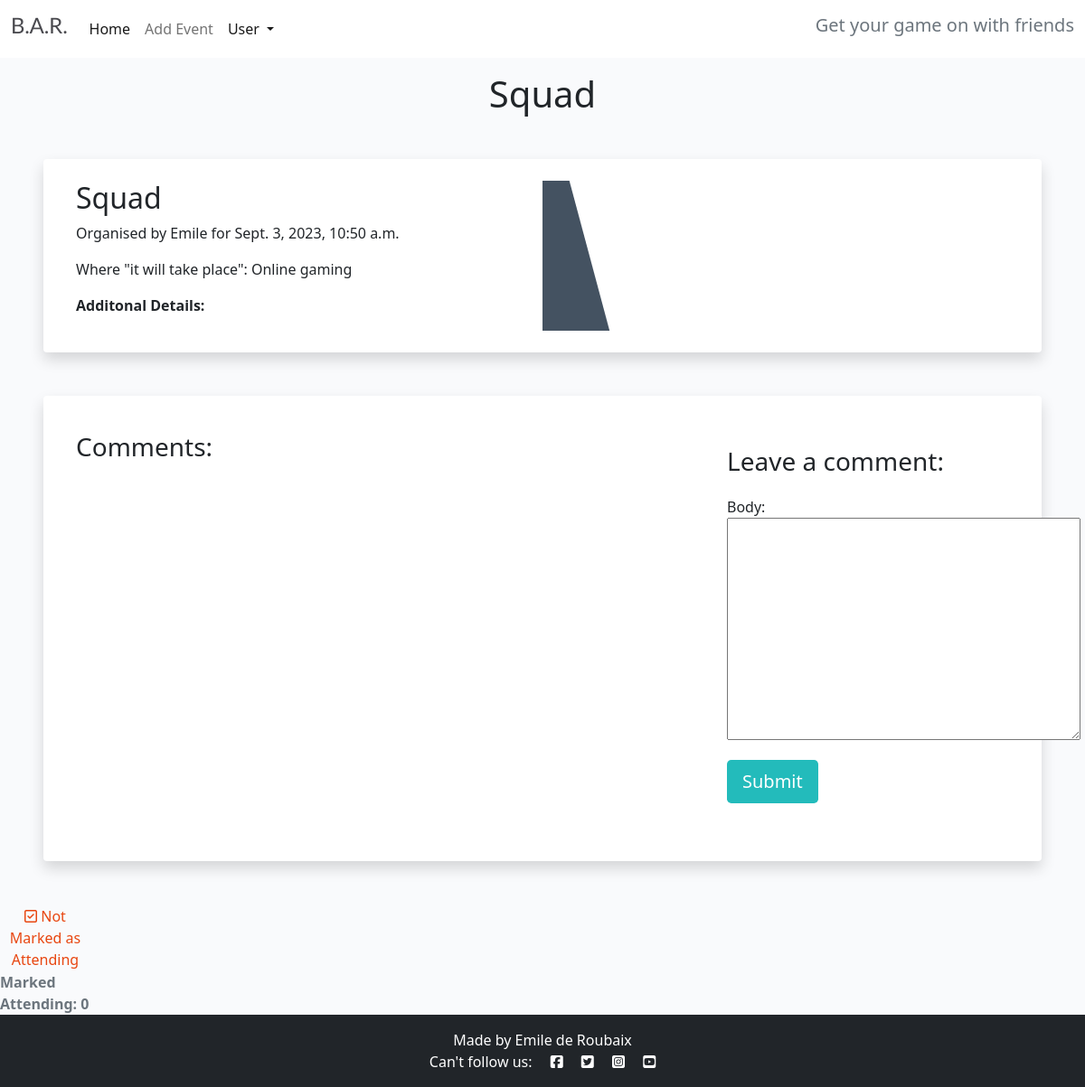
/booking-details/5 (signed in), run on an earlier commit of the app's database.
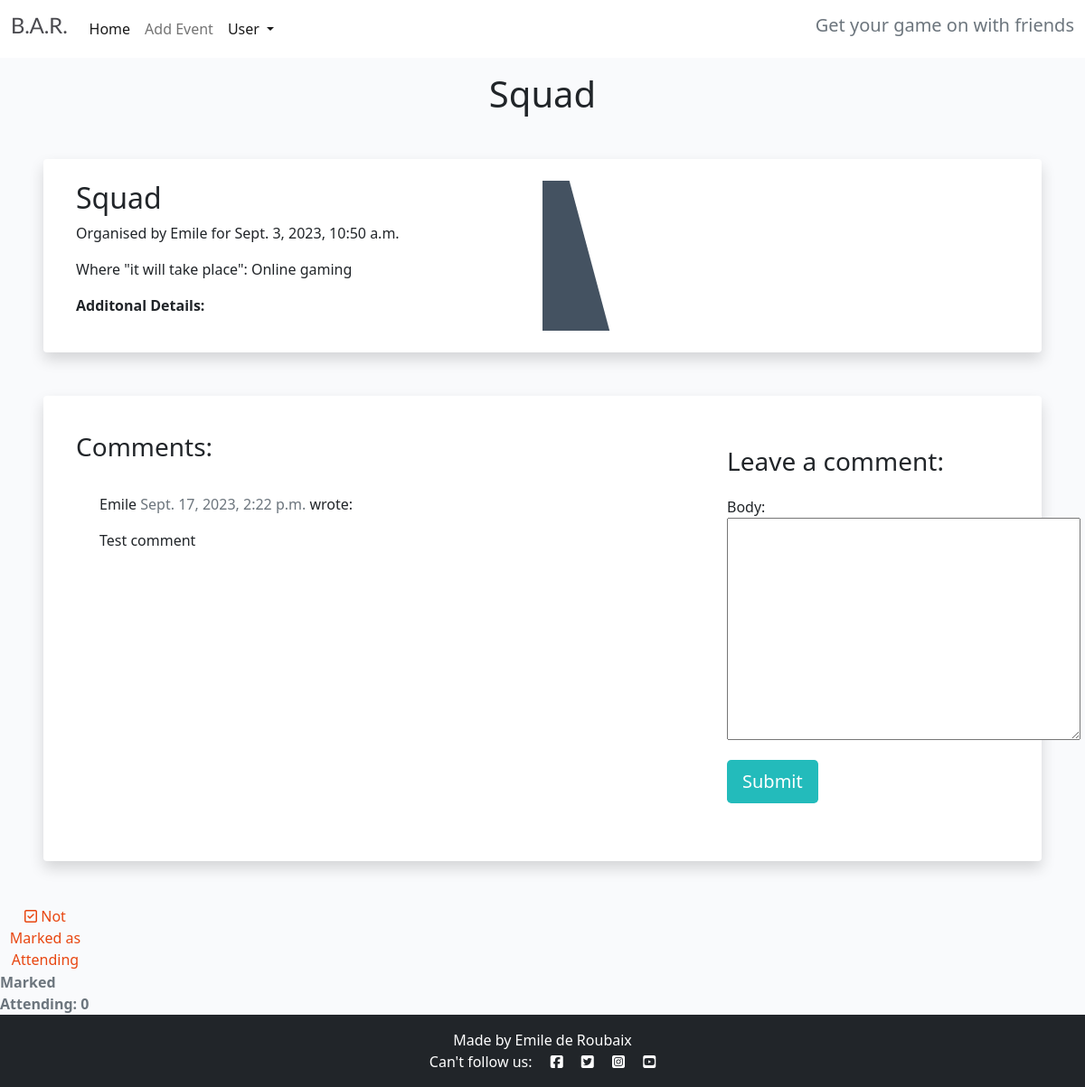
And on a later commit of the database.
### game_dates/models.py (models this page shows, shortened)
class Comment(models.Model):
    post = models.ForeignKey(Appointment, on_delete=models.CASCADE,
                             related_name="comments")
    name = models.CharField(max_length=80)
    email = models.EmailField(blank=True)
    body = models.TextField()
    created_on = models.DateTimeField(auto_now_add=True)
    approved = models.BooleanField(default=True)
    class Meta:
        ordering = ["created_on"]

### game_dates/views.py (the view)
# urls.py: path('booking-details/<booking_id>', views.bookingDetails, name='bookingDetails'),
def bookingDetails(request, booking_id):
    booking = Appointment.objects.get(pk=booking_id)
    comments = booking.comments.filter(approved=True).order_by('created_on')
    attending = booking.number_of_attendees()
    new_comment = None
    if request.method == 'POST':
        comment_form = CommentForm(data=request.POST)
        if comment_form.is_valid():
            new_comment = comment_form.save(commit=False)
            new_comment.name = request.user
            new_comment.post = Appointment.objects.get(id=booking_id)
            new_comment.save()
    else:
        comment_form = CommentForm()
    return render(request, 'bookingDetails.html', {
        'booking': booking,
        'comments': comments,
        'comment_form': comment_form,
        'attending': attending
        })

### game_dates/forms.py
class CommentForm(forms.ModelForm):
    class Meta:
        model = Comment
        fields = ('body',)

### game_dates/models.py (called while the page is built)
    def number_of_attendees(self):
        return self.attending.count()

### game_dates/templates/bookingDetails.html (shortened to what this page needs)
{% extends "base.html" %}
{% block content %}
{% load crispy_forms_tags %}
{% if user.is_authenticated %}
<h1 class="text-center  mt-3">{{ booking.description }}</h1>
<div class="shadow p-4 mb-5 bg-body bg-body rounded text-black  m-5 ">
    <div class="">
        <div class="container">
            <div class="row g-0">
                <div class="col-md-6 ">
                    <h2 class="">{{ booking.description }}</h2>
                    <p class="">Organised by {{ booking.user }} for {{ booking.created_on }}</p>
                    <p class="">Where "it will take place": {{ booking.type }}</p>
                    <p class=""><strong>Additonal Details:</strong> {{ booking.content }}</p>
                </div>
                <div class="d-none d-md-block col-md-6 masthead-image">
                    <img src="https://codeinstitute.s3.amazonaws.com/fullstack/blog/default.jpg" width="100%">
                </div>
            </div>
        </div>
    </div>
</div>
<div class="shadow p-4 mb-5 bg-body bg-body rounded text-black  m-5 ">
    <div class="container">
        <div class="row">
            <div class="col-md-8 card mb-4  mt-3 ">
                <h3>Comments:</h3>
                <div class="card-body">
                    {% for comment in comments %}
                    <div class="comments" style="padding: 10px;">
                        <p class="font-weight-bold">
                            {{ comment.name }}
                            <span class=" text-muted font-weight-normal">
                                {{ comment.created_on }}
                            </span> wrote:
                        </p>
                        {{  comment.body | linebreaks }}
                    </div>
                    {% endfor %}
                </div>
            </div>
            <div class="col-md-4 card mb-4  mt-3 ">
                <div class="card-body">
                    {% if new_comment %}
                    <div class="alert alert-success" role="alert">
                        Your comment is awaiting approval
                    </div>
                    {% else %}
                    <h3>Leave a comment:</h3>
                    <form method="post" style="margin-top: 1.3em;">
                        {{ comment_form.as_p }}
                        <button type="submit" class="btn btn-signup btn-lg">Submit</button>
                    </form>
                    {% endif %}
                </div>
            </div>
        </div>
    </div>
</div>
<div class="col-1">
    <strong>
        {% if user.is_authenticated %}
        <form class="d-inline" action="{% url 'attending' booking.id %}" method="POST">
            {% if attending %}
            <button type="submit" name="booking_id" value="{{booking.id}}" class="btn-like"><i class="fa-solid fa-square-check"></i> Attending</button>
            {% else %}
            <button type="submit" name="booking_id" value="{{booking.id}}" class="btn-like"><i class="fa-regular fa-square-check"></i> Not Marked as Attending</button>
            {% endif %}
        </form>
        {% else %}
        <span class="text-secondary"><i class="far fa-heart"></i></span>
        {% endif %}
    <span class="text-secondary">Marked Attending: {{ attending }} </span>
    </strong>
</div>
{% else %}
<div class="shadow p-4 mb-5 bg-body bg-body rounded text-black  m-5 ">
    <h1 class="p-2  me-3">You Are Not Signed in!</h1>
    <a href="{% url 'register' %}" class="btn btn-primary shadow text-center">Sign in</a>
</div>
{% endif %}
{% endblock %}

What changed in the data, as far as the page shows it:
added Comment: name "Emile", created_on "Sept. 17, 2023, 2:22 p.m.", body "Test comment"
